Frame 1 (no input): blank canvas, image omitted
Frame 60 (the mouse pressed at the canvas centre just before this capture): blank canvas, image omitted
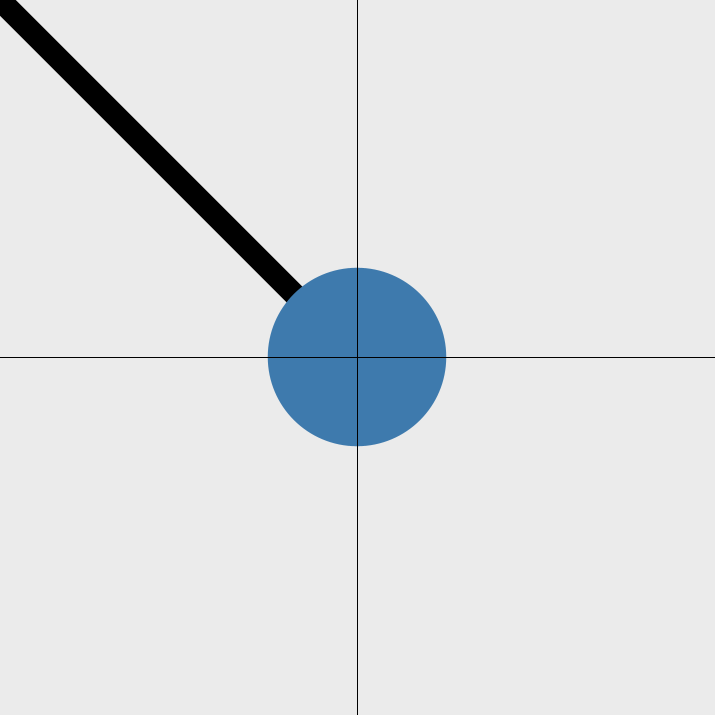
Frame 120 (the mouse held since frame 60 and released just before this capture)

The Processing sketch whose frames 1 and 60 were blank and that drew this single picture after the mouse press (run headless with seeded random() and noise(); from frame 60 on, the mouse is pressed at the canvas centre):

// Processing sketch: processing_11313
// ── processing_11313.pde

void setup()   {
  size(715, 715);
  background(235);
  smooth();
  frameRate(20);
}

void draw()   {
  if (mousePressed == true)   {
    float speedScale = abs(pmouseX-mouseX);
    //background(255);
    float r = random(10, 60);
    color lineColor1 = color(50+random(0, 50), 75+random(0, 50), 150+random(0, 100));
    color lineColor2 = color(random(-20, 20), 150+random(0, 100), random(-20, 20));
    stroke(0, random(0, 255));
    strokeWeight(0.75);
    line(0, mouseX, mouseX, mouseY);
    line(mouseX, mouseY, width, mouseX);
    line(mouseY, 0, mouseX, mouseY);
    line(mouseX, mouseY, mouseX, height);
    line(mouseX, mouseY, mouseY, width);
        stroke(0);
    strokeWeight(speedScale/16);
    line(pmouseX, pmouseY, mouseX, mouseY);
    noStroke();
    fill(lineColor1);
    ellipse(mouseX, mouseY, speedScale/2, speedScale/2);
  }
}

void keyPressed()   {
    if (key == 'z')  {
       background(235);
    }
    
  }
